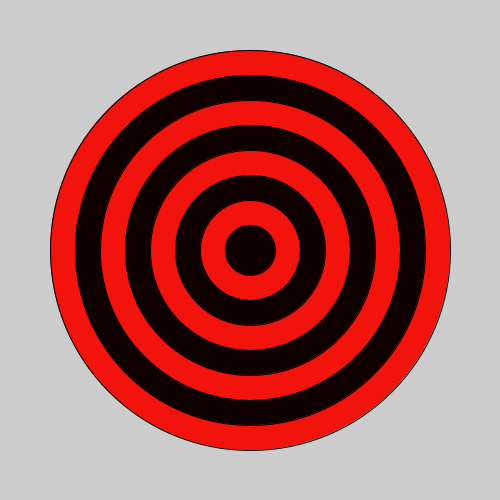
Frame 1 (no input)
Frame 60 (the mouse pressed at the canvas centre just before this capture): identical to frame 1, image omitted
Frame 120 (the mouse held since frame 60 and released just before this capture): identical to frame 1, image omitted

The Processing sketch that drew this single still picture (run headless with seeded random() and noise(); from frame 60 on, the mouse is pressed at the canvas centre):

// Processing sketch: bullseye
// ── bullseye.pde
 void setup(){
    size(500,500);  

   for (int i = 8 ; i > 0 ; i--){
  
   
if(i%2==0){
fill(242,20,12);
}
 else
 fill(15,1,0);
 
 ellipse(250,250,i*50,i*50);
 }
   

 }
    void draw(){
 
    
    } 
 

    






    
